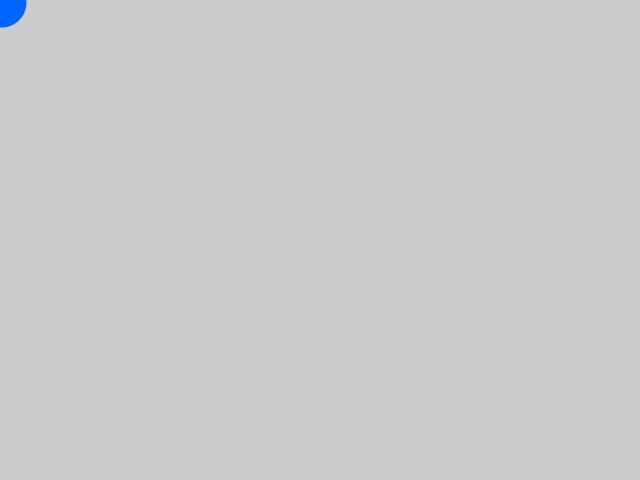
Frame 1 (no input)
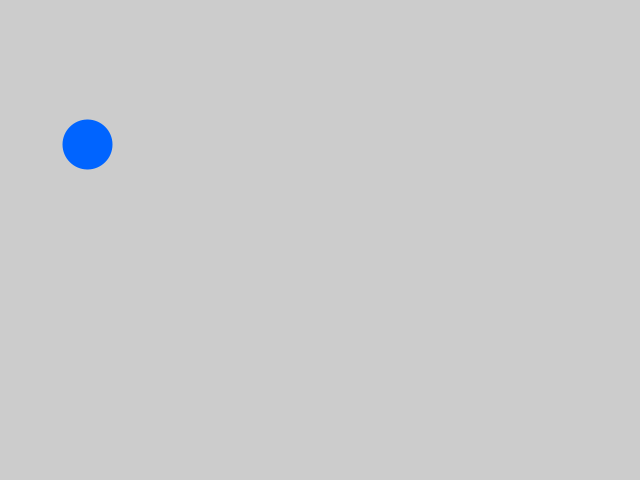
Frame 60 (the mouse pressed at the canvas centre just before this capture)
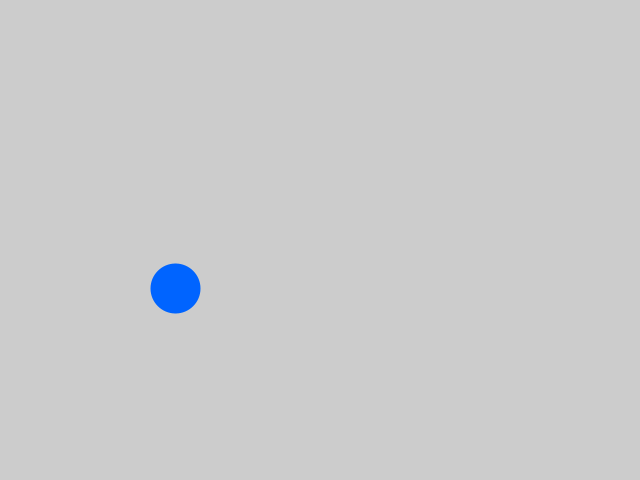
Frame 120 (the mouse held since frame 60 and released just before this capture)

The Processing sketch that drew these frames (run headless with seeded random() and noise(); from frame 60 on, the mouse is pressed at the canvas centre):

// Processing sketch: CircleBounce
// ── CircleBounce.pde
int frame = 0;
PVector circleVector = new PVector(0, 0);
PVector v = new PVector(0, 0);
int sizeOfCircle = 50;
float xSpeed = random(-5, 5);
float ySpeed = random(-5, 5);

void setup() {
	size(640, 480);
	strokeWeight(50);
  stroke(0, 100, 255);
}



void draw() {
  background(204);
  strokeWeight(sizeOfCircle);
  checkBorders();
  move();
  point(circleVector.x , circleVector.y);  
  frame++;
}

void checkBorders() {
  if (v.x + circleVector.x >= width + xSpeed - sizeOfCircle/2) {
    xSpeed *= -1;
  } else if (v.x + circleVector.x <= 0 + xSpeed + sizeOfCircle/2) {
    xSpeed = abs(xSpeed);
  } 
  if (v.y + circleVector.y >= height + ySpeed - sizeOfCircle/2) {
    ySpeed *= -1;
  } else if (v.y + circleVector.y <= 0 + ySpeed + sizeOfCircle/2) {
    ySpeed = abs(ySpeed);
  }
}

void move() {
  v.set(xSpeed, ySpeed);
	circleVector.add(v);
}
